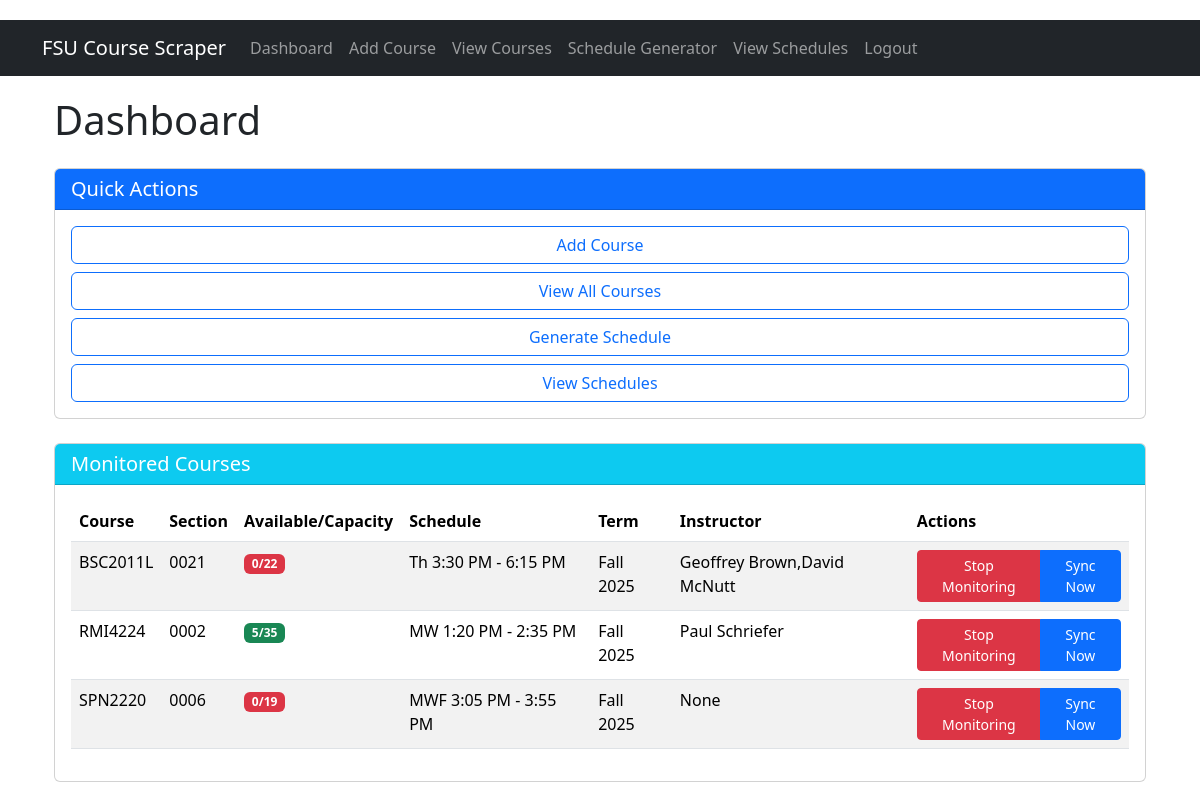
/dashboard (signed in), run on the app's committed database.
### tables this page shows
CREATE TABLE monitored_courses (
                id INTEGER PRIMARY KEY AUTOINCREMENT,
                username TEXT,
                courseCode TEXT,      -- Subject code (e.g., 'MAC')
                section TEXT,         -- Combined course-section (e.g., '2311-001')
                year TEXT NOT NULL DEFAULT '2025',
                term TEXT NOT NULL DEFAULT 'Spring',
                FOREIGN KEY (username) REFERENCES users(username),
                UNIQUE(username, courseCode, section)
            );

### app.py (the view)
@app.route('/dashboard')
def dashboard():
    if 'username' not in session:
        return redirect(url_for('index'))
    conn = get_db_connection()
    cursor = conn.cursor()
    cursor.execute("""
        SELECT mc.id, mc.courseCode, mc.section, c.seatsCapacity, c.seatsAvailable,
               c.days, c.startTime, c.endTime, c.location, c.year, c.term,
               GROUP_CONCAT(i.instructorName) as instructors
        FROM monitored_courses mc
        LEFT JOIN courses c ON mc.courseCode = c.courseCode AND mc.section = c.section
        LEFT JOIN course_instructors ci ON c.id = ci.course_id
        LEFT JOIN instructors i ON ci.instructor_id = i.id
        WHERE mc.username = ?
        GROUP BY mc.id
        ORDER BY mc.courseCode
    """, (session['username'],))
    monitored_courses = cursor.fetchall()
    conn.close()
    return render_template('dashboard.html', monitored_courses=monitored_courses)

### app.py (called while the page is built)
def get_db_connection():
    conn = sqlite3.connect('fsu_courses.db')
    conn.row_factory = sqlite3.Row
    return conn

### templates/dashboard.html (shortened to what this page needs)
{% extends "base.html" %}
{% block content %}
<div class="container">
    <h1 class="mb-4">Dashboard</h1>
    <div class="row mb-4">
        <div class="col">
            <div class="card">
                <div class="card-header bg-primary text-white">
                    <h5 class="card-title mb-0">Quick Actions</h5>
                </div>
                <div class="card-body">
                    <div class="d-grid gap-2">
                        <a href="{{ url_for('add_course') }}" class="btn btn-outline-primary">Add Course</a>
                        <a href="{{ url_for('view_courses') }}" class="btn btn-outline-primary">View All Courses</a>
                        <a href="{{ url_for('schedule_generator') }}" class="btn btn-outline-primary">Generate Schedule</a>
                        <a href="{{ url_for('saved_schedules') }}" class="btn btn-outline-primary">View Schedules</a>
                    </div>
                </div>
            </div>
        </div>
    </div>
    <div class="row">
        <div class="col">
            <div class="card">
                <div class="card-header bg-info text-white d-flex justify-content-between align-items-center">
                    <h5 class="card-title mb-0">Monitored Courses</h5>
                </div>
                <div class="card-body">
                    {% if monitored_courses %}
                        <div class="table-responsive">
                            <table class="table table-striped table-hover">
                                <thead>
                                    <tr>
                                        <th>Course</th>
                                        <th>Section</th>
                                        <th>Available/Capacity</th>
                                        <th>Schedule</th>
                                        <th>Term</th>
                                        <th>Instructor</th>
                                        <th>Actions</th>
                                    </tr>
                                </thead>
                                <tbody>
                                    {% for course in monitored_courses %}
                                    <tr id="course-{{ course.courseCode }}-{{ course.section }}"
                                        class="{% if highlight_course == course.courseCode + '-' + course.section %}highlight-row{% endif %}
                                               {% if course.seatsAvailable > 0 %}has-seats{% endif %}">
                                        <td>{{ course.courseCode }}</td>
                                        <td>{{ course.section }}</td>
                                        <td>
                                            {% if course.seatsCapacity %}
                                                {% if course.seatsAvailable > 0 %}
                                                <span class="badge bg-success">{{ course.seatsAvailable }}/{{ course.seatsCapacity }}</span>
                                                {% else %}
                                                <span class="badge bg-danger">{{ course.seatsAvailable }}/{{ course.seatsCapacity }}</span>
                                                {% endif %}
                                            {% else %}
                                                N/A
                                            {% endif %}
                                        </td>
                                        <td>
                                            {% if course.days %}
                                                {{ course.days }}
                                                <span class="formatted-time" data-start-time="{{ course.startTime }}" data-end-time="{{ course.endTime }}">
                                                </span>
                                            {% else %}
                                                N/A
                                            {% endif %}
                                        </td>
                                        <td>{{ course.term }} {{ course.year }}</td>
                                        <td>{{ course.instructors }}</td>
                                        <td>
                                            <div class="btn-group" role="group">
                                                <button class="btn btn-sm btn-danger toggle-monitor-btn"
                                                        data-course-code="{{ course.courseCode }}"
                                                        data-section="{{ course.section }}"
                                                        data-monitoring="1">
                                                    Stop Monitoring
                                                </button>
                                                <button class="btn btn-sm btn-primary sync-course-btn"
                                                        data-course-code="{{ course.courseCode }}"
                                                        data-section="{{ course.section }}"
                                                        data-year="{{ course.year }}"
                                                        data-term="{{ course.term }}">
                                                    Sync Now
                                                </button>
                                            </div>
                                        </td>
                                    </tr>
                                    {% endfor %}
                                </tbody>
                            </table>
                        </div>
                    {% else %}
                        <div class="alert alert-info">
                            You are not monitoring any courses. Visit the <a href="{{ url_for('view_courses') }}">View Courses</a> page to start monitoring courses.
                        </div>
                    {% endif %}
                </div>
            </div>
        </div>
    </div>
</div>
{% endblock %}

### templates/base.html (style rules this page uses)
body { padding-top: 20px; }

### templates/dashboard.html (style rules this page uses)
.has-seats { background-color: rgba(40, 167, 69, 0.05) !important; }

### data on the page
monitored_courses: courseCode "BSC2011L", section "0021", seatsAvailable "0", seatsCapacity "22", days "Th", term "Fall", year "2025", instructors "Geoffrey Brown,David McNutt"
monitored_courses: courseCode "RMI4224", section "0002", seatsAvailable "5", seatsCapacity "35", days "MW", term "Fall", year "2025", instructors "Paul Schriefer"
monitored_courses: courseCode "SPN2220", section "0006", seatsAvailable "0", seatsCapacity "19", days "MWF", term "Fall", year "2025", instructors "None"
